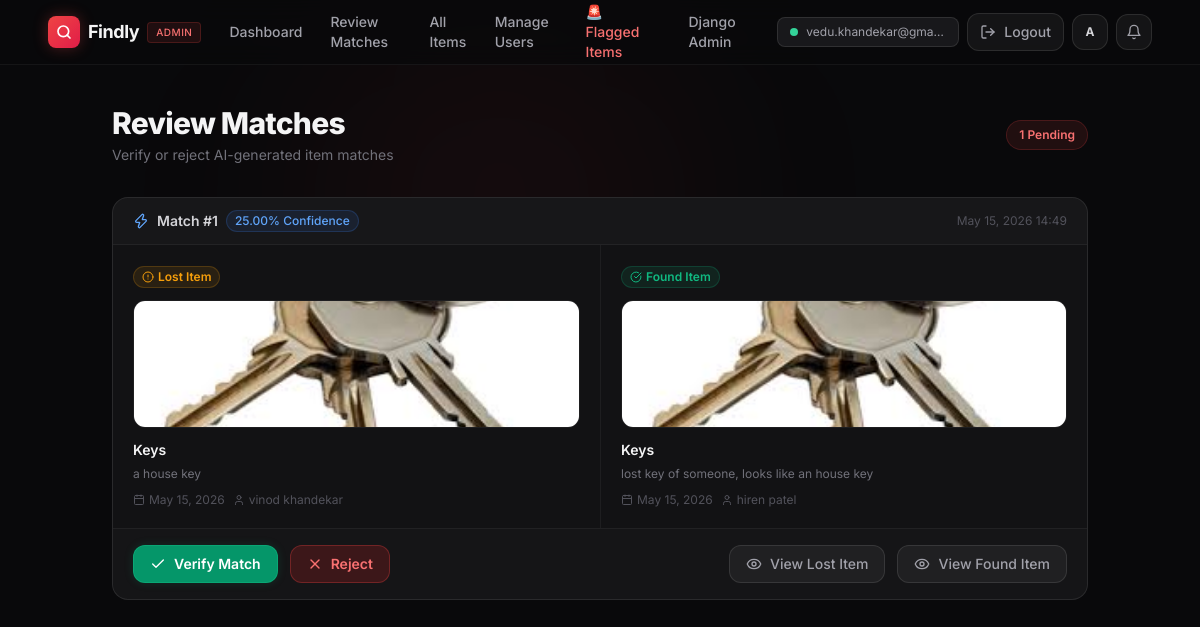
/found/review-match/ (signed in), run on the app's committed database.
### core/models.py (models this page shows, shortened)
class User(AbstractBaseUser):
    ROLE_CHOICES = (
        ('Admin', 'Admin'),
        ('User', 'User'),
    )
    GENDER_CHOICES = (
        ('Male', 'Male'),
        ('Female', 'Female'),
        ('Other', 'Other'),
    )
    email = models.EmailField(unique=True)
    first_name = models.CharField(max_length=20, null=True, blank=True)
    last_name = models.CharField(max_length=20, null=True, blank=True)
    gender = models.CharField(max_length=10, choices=GENDER_CHOICES, null=True, blank=True)
    mobile = models.CharField(max_length=15, null=True, blank=True)
    role = models.CharField(max_length=20, choices=ROLE_CHOICES, default='User')
    rating_score = models.DecimalField(max_digits=3, decimal_places=2, default=5.00)
    profile_image = models.ImageField(upload_to='profile_images/', null=True, blank=True)
    reward_amount = models.DecimalField(max_digits=8, decimal_places=2, default=0.00)
    otp_code = models.CharField(max_length=6, null=True, blank=True)
    otp_created_at = models.DateTimeField(null=True, blank=True)
    is_active = models.BooleanField(default=False)  # User stays inactive until OTP is verified
    is_staff = models.BooleanField(default=False)
    is_admin = models.BooleanField(default=False)
    created_at = models.DateTimeField(auto_now_add=True)
    updated_at = models.DateTimeField(auto_now=True)
    objects = UserManager()
    USERNAME_FIELD = 'email'
    REQUIRED_FIELDS = []

class Match(models.Model):
    MATCH_STATUS_CHOICES = [
        ('Pending',  'Pending'),
        ('Verified', 'Verified'),
        ('False',    'False Match'),
    ]
    match_id      = models.UUIDField(primary_key=True, default=uuid.uuid4, editable=False)
    lost_item     = models.ForeignKey(Item, on_delete=models.CASCADE, related_name='lost_matches')
    found_item    = models.ForeignKey(Item, on_delete=models.CASCADE, related_name='found_matches')
    ai_confidence = models.DecimalField(max_digits=5, decimal_places=2, default=0.00)
    match_status  = models.CharField(max_length=10, choices=MATCH_STATUS_CHOICES, default='Pending')
    created_at    = models.DateTimeField(auto_now_add=True)

class Item(models.Model):
    REPORT_TYPE_CHOICES = [('Lost', 'Lost'), ('Found', 'Found')]
    CATEGORY_CHOICES = [
        ('Electronics', 'Electronics'),
        ('Wallet',      'Wallet'),
        ('Keys',        'Keys'),
        ('Bag',         'Bag'),
        ('Documents',   'Documents'),
        ('Jewellery',   'Jewellery'),
        ('Clothing',    'Clothing'),
        ('Other',       'Other'),
    ]
    STATUS_CHOICES = [
        ('Active',    'Active'),
        ('Matching',  'Matching'),
        ('Recovered', 'Recovered'),
        ('Blocked',   'Blocked'),
        ('UnderReview', 'Under Review'),
    ]
    item_id         = models.UUIDField(primary_key=True, default=uuid.uuid4, editable=False)
    reporter        = models.ForeignKey(User, on_delete=models.CASCADE, related_name='reported_items')
    report_type     = models.CharField(max_length=5,  choices=REPORT_TYPE_CHOICES)
    category        = models.CharField(max_length=20, choices=CATEGORY_CHOICES)
    description     = models.TextField()
    image           = models.ImageField(upload_to='item_images/', blank=True, null=True)
    qr_code_id      = models.CharField(max_length=100, unique=True, blank=True, null=True)
    latitude        = models.DecimalField(max_digits=22, decimal_places=16, default=0)
    longitude       = models.DecimalField(max_digits=22, decimal_places=16, default=0)
    status          = models.CharField(max_length=15, choices=STATUS_CHOICES, default='Active')
    timestamp_event = models.DateTimeField()
    reward_amount   = models.DecimalField(max_digits=8, decimal_places=2, default=0.00)
    created_at      = models.DateTimeField(auto_now_add=True)
    is_sensitive    = models.BooleanField(default=False)
    is_blocked      = models.BooleanField(default=False)
    blocked_reason  = models.CharField(max_length=255, null=True, blank=True)
    blocked_by      = models.ForeignKey(User, on_delete=models.SET_NULL, null=True, blank=True, related_name='blocked_items')
    blocked_at      = models.DateTimeField(null=True, blank=True)
    flagged_by      = models.ManyToManyField(User, blank=True, related_name='flagged_items')
    flag_count      = models.IntegerField(default=0)

### found/views.py (the view)
# urls.py: path('review-match/', views.reviewMatchView,     name='review_match'),
@login_required
def reviewMatchView(request):
    if request.user.role != 'Admin':
        return redirect('core:home')
    pending_matches = Match.objects.filter(
        match_status='Pending'
    ).select_related(
        'lost_item', 'lost_item__reporter',
        'found_item', 'found_item__reporter'
    ).order_by('-created_at')
    return render(request, 'found/review_match.html', {'pending_matches': pending_matches})

### templates/found/review_match.html (shortened to what this page needs)
<!DOCTYPE html>
<html lang="en">
<head>
    <script src="https://cdn.tailwindcss.com"></script>
</head>
<body class="bg-[#09090B] text-zinc-50 font-sans antialiased min-h-screen">
{% include 'navbar_admin.html' %}
<main class="max-w-5xl mx-auto px-4 sm:px-6 py-10">
    <div class="flex items-center justify-between mb-8">
        <div>
            <h1 class="text-3xl font-extrabold tracking-tight text-zinc-100">Review Matches</h1>
            <p class="text-zinc-500 text-sm mt-1">Verify or reject AI-generated item matches</p>
        </div>
        {% if pending_matches %}
            <span class="px-3 py-1.5 rounded-full text-xs font-semibold bg-red-500/10 text-red-400 border border-red-500/20">
                {{ pending_matches|length }} Pending
            </span>
        {% endif %}
    </div>
    {% if pending_matches %}
        <div class="space-y-4">
            {% for match in pending_matches %}
            <div class="bg-[#121214] border border-white/10 rounded-2xl overflow-hidden hover:border-white/20 transition-all">
                <div class="px-5 py-3 border-b border-white/5 flex items-center justify-between flex-wrap gap-3 bg-white/[0.02]">
                    <div class="flex items-center gap-2">
                        <i data-lucide="zap" class="w-4 h-4 text-blue-400"></i>
                        <span class="text-sm font-semibold text-zinc-300">Match #{{ forloop.counter }}</span>
                        <span class="px-2 py-0.5 rounded-full text-xs font-medium bg-blue-500/10 text-blue-400 border border-blue-500/20">
                            {{ match.ai_confidence }}% Confidence
                        </span>
                    </div>
                    <span class="text-xs text-zinc-600">{{ match.created_at|date:"M d, Y H:i" }}</span>
                </div>
                <div class="grid grid-cols-1 sm:grid-cols-2 divide-y sm:divide-y-0 sm:divide-x divide-white/5">
                    <div class="p-5">
                        <span class="inline-flex items-center gap-1 px-2 py-0.5 rounded-full text-xs font-semibold bg-amber-500/10 text-amber-500 border border-amber-500/20 mb-3">
                            <i data-lucide="alert-circle" class="w-3 h-3"></i> Lost Item
                        </span>
                        {% if match.lost_item.image %}
                            <img src="{{ match.lost_item.image.url }}" class="w-full h-32 object-cover rounded-xl mb-3 border border-white/5"/>
                        {% endif %}
                        <p class="text-zinc-100 font-semibold text-sm mb-1">{{ match.lost_item.category }}</p>
                        <p class="text-zinc-500 text-xs leading-relaxed mb-2">{{ match.lost_item.description|truncatechars:80 }}</p>
                        <div class="flex items-center gap-2 flex-wrap">
                            <span class="text-xs text-zinc-600 flex items-center gap-1">
                                <i data-lucide="calendar" class="w-3 h-3"></i>
                                {{ match.lost_item.timestamp_event|date:"M d, Y" }}
                            </span>
                            <span class="text-xs text-zinc-600 flex items-center gap-1">
                                <i data-lucide="user" class="w-3 h-3"></i>
                                {{ match.lost_item.reporter.first_name }} {{ match.lost_item.reporter.last_name }}
                            </span>
                        </div>
                    </div>
                    <div class="p-5">
                        <span class="inline-flex items-center gap-1 px-2 py-0.5 rounded-full text-xs font-semibold bg-emerald-500/10 text-emerald-500 border border-emerald-500/20 mb-3">
                            <i data-lucide="check-circle" class="w-3 h-3"></i> Found Item
                        </span>
                        {% if match.found_item.image %}
                            <img src="{{ match.found_item.image.url }}" class="w-full h-32 object-cover rounded-xl mb-3 border border-white/5"/>
                        {% endif %}
                        <p class="text-zinc-100 font-semibold text-sm mb-1">{{ match.found_item.category }}</p>
                        <p class="text-zinc-500 text-xs leading-relaxed mb-2">{{ match.found_item.description|truncatechars:80 }}</p>
                        <div class="flex items-center gap-2 flex-wrap">
                            <span class="text-xs text-zinc-600 flex items-center gap-1">
                                <i data-lucide="calendar" class="w-3 h-3"></i>
                                {{ match.found_item.timestamp_event|date:"M d, Y" }}
                            </span>
                            <span class="text-xs text-zinc-600 flex items-center gap-1">
                                <i data-lucide="user" class="w-3 h-3"></i>
                                {{ match.found_item.reporter.first_name }} {{ match.found_item.reporter.last_name }}
                            </span>
                        </div>
                    </div>
                </div>
                <div class="px-5 py-4 border-t border-white/5 bg-white/[0.01] flex items-center gap-3 flex-wrap">
                    <a href="{% url 'found:resolve_match' match.match_id 'verify' %}"
                        class="inline-flex items-center gap-2 px-4 py-2 rounded-xl bg-emerald-600 hover:bg-emerald-500 text-white text-sm font-semibold transition-all border border-emerald-500/50 shadow-[0_0_10px_rgba(16,185,129,0.15)]">
                        <i data-lucide="check" class="w-4 h-4"></i> Verify Match
                    </a>
                    <a href="{% url 'found:resolve_match' match.match_id 'reject' %}"
                        class="inline-flex items-center gap-2 px-4 py-2 rounded-xl bg-red-600/20 hover:bg-red-600/30 text-red-400 text-sm font-semibold transition-all border border-red-500/30">
                        <i data-lucide="x" class="w-4 h-4"></i> Reject
                    </a>
                    <a href="{% url 'core:item_detail' match.lost_item.item_id %}"
                        class="inline-flex items-center gap-2 px-4 py-2 rounded-xl border border-white/10 bg-white/5 text-zinc-400 text-sm font-medium hover:text-zinc-200 hover:border-white/20 transition-all ml-auto">
                        <i data-lucide="eye" class="w-4 h-4"></i> View Lost Item
                    </a>
                    <a href="{% url 'core:item_detail' match.found_item.item_id %}"
                        class="inline-flex items-center gap-2 px-4 py-2 rounded-xl border border-white/10 bg-white/5 text-zinc-400 text-sm font-medium hover:text-zinc-200 hover:border-white/20 transition-all">
                        <i data-lucide="eye" class="w-4 h-4"></i> View Found Item
                    </a>
                </div>
            </div>
            {% endfor %}
        </div>
    {% endif %}
</main>
</body>
</html>

### templates/navbar_admin.html (shortened to what this page needs)
<header class="border-b border-white/5 bg-[#09090B]/80 backdrop-blur-md sticky top-0 z-50">
  <div class="max-w-6xl mx-auto px-4 sm:px-6 h-16 flex items-center justify-between gap-4">
    <a href="{% url 'found:admin_dashboard' %}" class="flex items-center gap-2 flex-shrink-0">
      <div class="w-8 h-8 rounded-lg bg-gradient-to-br from-red-500 to-rose-600 flex items-center justify-center shadow-[0_0_15px_rgba(239,68,68,0.3)]">
        <svg xmlns="http://www.w3.org/2000/svg" class="w-4 h-4 text-white" viewBox="0 0 24 24" fill="none" stroke="currentColor" stroke-width="2.5" stroke-linecap="round" stroke-linejoin="round"><circle cx="11" cy="11" r="8"/><path d="m21 21-4.35-4.35"/></svg>
      </div>
      <span class="text-lg font-bold tracking-tight text-zinc-100">Findly</span>
      <span class="hidden sm:block px-2 py-0.5 text-[10px] font-medium uppercase tracking-wider bg-red-500/10 text-red-400 rounded border border-red-500/20">Admin</span>
    </a>
    <nav class="hidden md:flex items-center gap-1">
      <a href="{% url 'found:admin_dashboard' %}"
        class="px-3 py-2 rounded-lg text-sm font-medium text-zinc-400 hover:text-zinc-100 hover:bg-white/5 transition-all">
        Dashboard
      </a>
      <a href="{% url 'found:review_match' %}"
        class="px-3 py-2 rounded-lg text-sm font-medium text-zinc-400 hover:text-zinc-100 hover:bg-white/5 transition-all">
        Review Matches
      </a>
      <a href="{% url 'core:search_items' %}"
        class="px-3 py-2 rounded-lg text-sm font-medium text-zinc-400 hover:text-zinc-100 hover:bg-white/5 transition-all">
        All Items
      </a>
      <a href="{% url 'found:manage_users' %}"
        class="px-3 py-2 rounded-lg text-sm font-medium text-zinc-400 hover:text-zinc-100 hover:bg-white/5 transition-all">
        Manage Users
      </a>
      <a href="{% url 'found:flagged_items' %}"
      class="px-3 py-2 rounded-lg text-sm font-medium text-red-400 hover:text-red-300 hover:bg-red-500/5 transition-all">
      🚨 Flagged Items
      </a>
      <a href="/admin/"
        class="px-3 py-2 rounded-lg text-sm font-medium text-zinc-400 hover:text-zinc-100 hover:bg-white/5 transition-all">
        Django Admin
      </a>
    </nav>
    <div class="flex items-center gap-2 flex-shrink-0">
      <div class="hidden sm:flex items-center gap-2 px-3 py-1.5 rounded-lg bg-zinc-900 border border-white/10">
        <div class="w-2 h-2 rounded-full bg-emerald-400 animate-pulse"></div>
        <span class="text-xs text-zinc-400 max-w-[140px] truncate">{{ request.user.email }}</span>
      </div>
      <a href="{% url 'core:logout' %}"
        class="inline-flex items-center gap-2 px-3 py-2 rounded-xl border border-white/10 bg-white/5 text-zinc-400 text-sm font-medium hover:text-red-400 hover:border-red-500/30 hover:bg-red-500/5 transition-all">
        <svg xmlns="http://www.w3.org/2000/svg" class="w-4 h-4" viewBox="0 0 24 24" fill="none" stroke="currentColor" stroke-width="2" stroke-linecap="round" stroke-linejoin="round"><path d="M9 21H5a2 2 0 0 1-2-2V5a2 2 0 0 1 2-2h4"/><polyline points="16 17 21 12 16 7"/><line x1="21" y1="12" x2="9" y2="12"/></svg>
        <span class="hidden sm:inline">Logout</span>
      </a>
      <a href="{% url 'core:profile' %}"
        class="relative inline-flex items-center justify-center w-9 h-9 rounded-xl border border-white/10 bg-white/5 hover:border-white/20 transition-all overflow-hidden">
        {% if request.user.profile_image %}
            <img src="{{ request.user.profile_image.url }}" class="w-full h-full object-cover"/>
        {% else %}
            <span class="text-xs font-bold text-zinc-300">
              {{ request.user.first_name|default:"A"|first|upper }}{{ request.user.last_name|default:""|first|upper }}
            </span>
        {% endif %}
      </a>
      <a href="{% url 'core:notifications' %}"
        class="relative inline-flex items-center justify-center w-9 h-9 rounded-xl border border-white/10 bg-white/5 text-zinc-400 hover:text-zinc-100 hover:border-white/20 transition-all">
        <svg xmlns="http://www.w3.org/2000/svg" class="w-4 h-4" viewBox="0 0 24 24" fill="none" stroke="currentColor" stroke-width="2" stroke-linecap="round" stroke-linejoin="round"><path d="M18 8A6 6 0 0 0 6 8c0 7-3 9-3 9h18s-3-2-3-9"/><path d="M13.73 21a2 2 0 0 1-3.46 0"/></svg>
      </a>
    </div>
  </div>
</header>

### data on the page
User: user.email "vedu.khandekar@gma…", user.first_name|first "A"
Match: ai_confidence "25.00", created_at "May 15, 2026 14:49", lost_item.image (picture), lost_item.category "Keys", lost_item.description "a house key", lost_item.timestamp_event "May 15, 2026", lost_item.reporter.first_name "vinod", lost_item.reporter.last_name "khandekar", found_item.image (picture), found_item.category "Keys", found_item.description "lost key of someone, looks like an house key", found_item.timestamp_event "May 15, 2026", found_item.reporter.first_name "hiren", found_item.reporter.last_name "patel"

### other printed values
{{ pending_matches|length }} "1"
